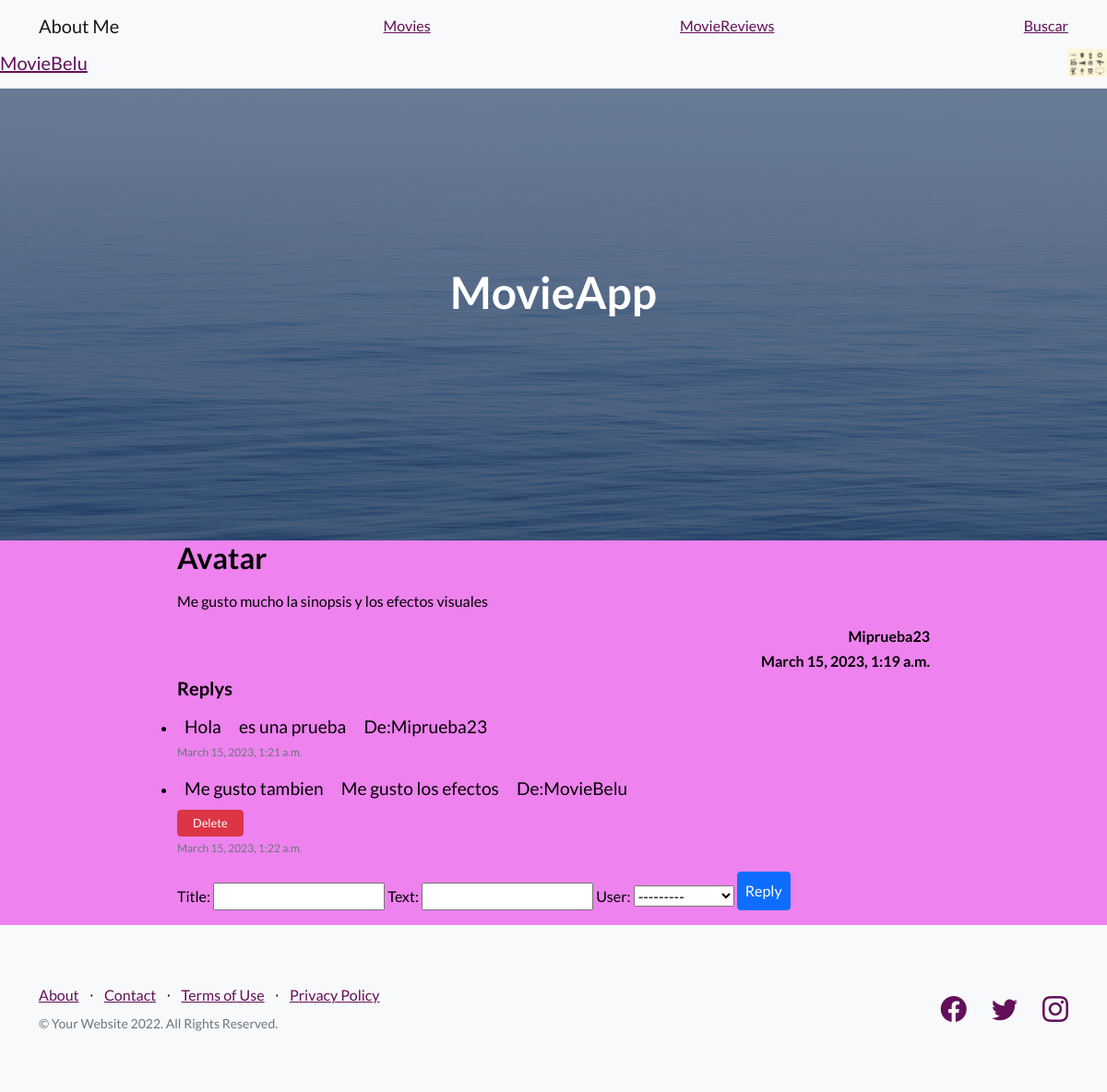
/detail_reviews/1 (signed in), run on the app's committed database.
### AppCoder/models.py (models this page shows, shortened)
class Avatar(models.Model):
    user = models.OneToOneField(UserAuth, on_delete= models.CASCADE)
    image = models.ImageField(upload_to='avatars', null=True, blank=True)

class Review(models.Model):
    title =  models.CharField(max_length=40)
    text = models.CharField(max_length=500)
    user =models.ForeignKey(UserAuth,on_delete=models.CASCADE)
    date = models.DateTimeField(auto_now_add=True)

class Reply(models.Model):
    title =  models.CharField(max_length=40)
    text = models.CharField(max_length=500)
    user =models.ForeignKey(UserAuth,on_delete=models.CASCADE)
    date = models.DateTimeField(auto_now_add=True)
    review =models.ForeignKey(Review,on_delete=models.CASCADE, null=True)

### AppCoder/views.py (the view)
# urls.py: path('detail_reviews/<pk>', views.detail_reviews, name='detail_reviews'),
def detail_reviews(request, pk):
    review = Review.objects.get(id=pk)
    user = User.objects.get(username=request.user.username)
    if request.method == 'POST':
        newReply = AddReply(request.POST)
        if newReply.is_valid():
            data = newReply.cleaned_data
            new_rev = Reply(
                text=data['text'],
                title=data['title'],
                user=user,
                review=review)
            new_rev.save()
            return redirect(f'/revdetail/{review.id}')
    else:
        newReply = AddReply()
    all_reviews = Review.objects.filter(id=user.id)
    rev = len(all_reviews) > 0
    rev_context = {'all': all_reviews, 'rev': rev}
    all_reply = Reply.objects.filter(review_id=review)
    context = {'review': review, 'req': str(request.user),
               'replys': rev_context,
               'AddReply': AddReply(),
               'all_reply': all_reply}
    return render(request, 'revdetail.html', context)

### AppCoder/forms.py
class AddReply(ModelForm):
    class Meta:
        model = Review
        fields =   '__all__'
        widgets ={
            'review': forms.Textarea(attrs={'class': 'form-control','placeholder': 'Dejar MovieReview' }),
        }

### AppCoder/templates/revdetail.html (shortened to what this page needs)
{% extends 'index.html'%}  {% block main_content %}
<div class="row justify-content-center" style="width: 70%; margin: auto">
  <article style="margin-bottom: 3rem col-md-12 col-sm-12">
    <h2>{{review.title}}</h2>
    <p class="mt-3">{{review.text | safe}}</p>
    <h6 class="text-end"> {{review.user}}</h6>
    <h6 class="text-end"> {{review.date}}</h6>
  </article>
  <section class="col-md-12">
    <h5 class="mb-3">Replys</h5>
    {% if all_reply %}
    <ul class="p-0">
      {% for all_reply in all_reply %}
      <li>
        <article class="mt-3">
          <span
            class="gradient rounded px-2"
            style="font-size: 1.2rem; margin-top: 1rem"
            >{{all_reply.title}}</span
          >
          <span
          class="gradient rounded px-2"
          style="font-size: 1.2rem; margin-top: 1rem"
          >{{all_reply.text}}</span
        >
          <span
            class="gradient rounded px-2"
            style="font-size: 1.2rem; margin-top: 1rem"
            >De:{{all_reply.user}}</span
          >
          {% if user.is_authenticated and req == all_reply.user.username %}
          <a
            href="{% url 'delete-reply' all_reply.id %}"
            class="btn btn-danger py-1 my-1"
            style="font-size: 0.8rem"
            >Delete</a
          >
          {% endif %}
        </article>
        <p class="text-muted" style="font-size: 12px">{{all_reply.date}}</p>
      </li>
      {% endfor %}
    </ul>
    {% else %}
    <span class="mb-3">Sin replys aun</span>
    {% endif %}
  </section>
  {% if user.is_authenticated %}
    <form  action="{% url 'detail_reviews' review.id %}" method="POST">
      {{ AddReply.as_table }}
      <input class="btn btn-primary mb-3 p-2" type="submit" value="Reply" />
    </form>
</div>
{% endif %}
  {% endblock %}

### AppCoder/templates/index.html (shortened to what this page needs)
<!DOCTYPE html>
<html lang="en">
    <head>
        {% load static %}
        <link href="https://cdn.jsdelivr.net/npm/bootstrap-icons@1.5.0/font/bootstrap-icons.css" rel="stylesheet" type="text/css" />
        <link href="{% static 'css/styles.css' %}" rel="stylesheet" />
    </head>
    <body>
        <nav class="navbar navbar-light bg-light static-top">
            <div class="container">
                <a class="navbar-brand" href="/">About Me</a>
                <a href="/add_form">Movies</a>
                <a href="/all_reviews/">MovieReviews</a>
                <a href="/busqueda/">Buscar</a>
            </div>
            {% if user.is_authenticated %}
            <span class="navbar-brand color"><a href="/edit-profile/">{{user.username}}</a></span>
            {% if user.avatar %}
            <img
              src="{{ user.avatar.image.url }}"
              height="30px"
            />
            {% endif %}
            {% else %}
    <a class="btn btn-primary py-1" href="{% url 'login' %}">Login</a>
    {% endif %}
        </nav>
        <header class="masthead">
            <div class="container position-relative">
                <div class="row justify-content-center">
                    <div class="col-xl-6">
                        <div class="text-center text-white">
                            <h1 class="mb-5">MovieApp</h1>
                        </div>
                    </div>
                </div>
            </div>
        </header>
         {% block main_content %}{% endblock %}
        <footer class="footer bg-light">
            <div class="container">
                <div class="row">
                    <div class="col-lg-6 h-100 text-center text-lg-start my-auto">
                        <ul class="list-inline mb-2">
                            <li class="list-inline-item"><a href="#!">About</a></li>
                            <li class="list-inline-item">⋅</li>
                            <li class="list-inline-item"><a href="#!">Contact</a></li>
                            <li class="list-inline-item">⋅</li>
                            <li class="list-inline-item"><a href="#!">Terms of Use</a></li>
                            <li class="list-inline-item">⋅</li>
                            <li class="list-inline-item"><a href="#!">Privacy Policy</a></li>
                        </ul>
                        <p class="text-muted small mb-4 mb-lg-0">&copy; Your Website 2022. All Rights Reserved.</p>
                    </div>
                    <div class="col-lg-6 h-100 text-center text-lg-end my-auto">
                        <ul class="list-inline mb-0">
                            <li class="list-inline-item me-4">
                                <a href="#!"><i class="bi-facebook fs-3"></i></a>
                            </li>
                            <li class="list-inline-item me-4">
                                <a href="#!"><i class="bi-twitter fs-3"></i></a>
                            </li>
                            <li class="list-inline-item">
                                <a href="#!"><i class="bi-instagram fs-3"></i></a>
                            </li>
                        </ul>
                    </div>
                </div>
            </div>
        </footer>
    </body>
</html>

### data on the page
Review: title "Avatar", text "Me gusto mucho la sinopsis y los efectos visuales", user "Miprueba23", date "March 15, 2023, 1:19 a.m."
Reply: title "Hola", text "es una prueba", user "Miprueba23", date "March 15, 2023, 1:21 a.m."
Reply: title "Me gusto tambien", text "Me gusto los efectos", user "MovieBelu", shows "Delete", date "March 15, 2023, 1:22 a.m."

### other printed values
{{ user.username }} "MovieBelu"
